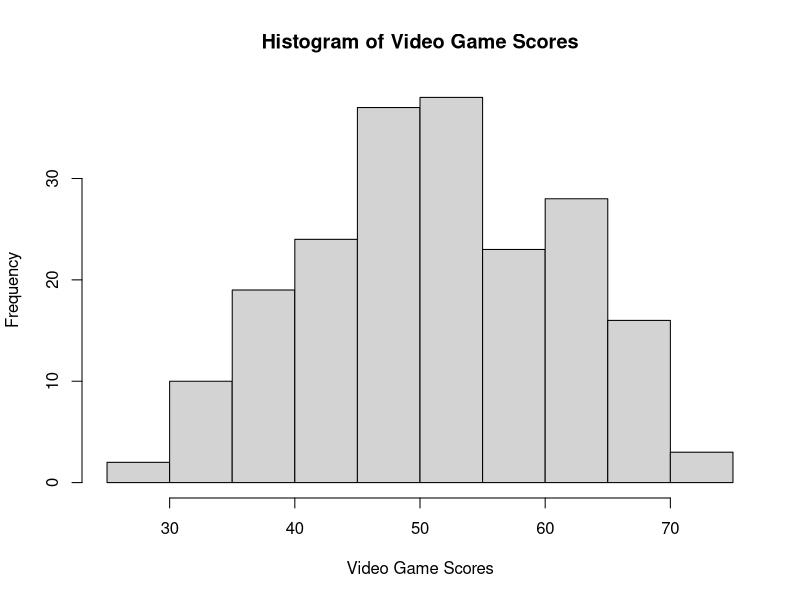
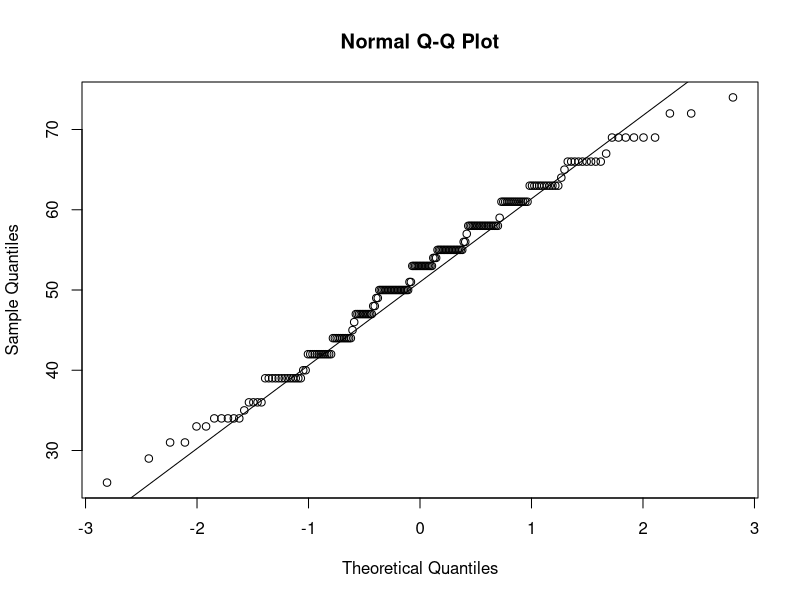

These figures' R source, in order:
## ---- chunk 1
# Load the data
data <- read.csv("Ice_cream.csv")

# Plot histogram
hist(data$video, main="Histogram of Video Game Scores", xlab="Video Game Scores")

# Plot Q-Q plot
qqnorm(data$video)
qqline(data$video)
## ---- chunk 2
# Calculate the mean and standard deviation of the sample
sample_mean <- mean(data$video)
sample_sd <- sd(data$video)

# Calculate the margin of error
margin_of_error <- qt(0.985, df = 
                        length(data$video) - 1) * (sample_sd / 
                                                     sqrt(length(data$video)))

# Construct the CI
lower_bound <- sample_mean - margin_of_error
upper_bound <- sample_mean + margin_of_error
## ---- chunk 3
# Calculate the required sample size
required_sample_size <- (qt(0.985, df = 199) * sample_sd / 3) ^ 2
## ---- chunk 4
# Bootstrap function
bootstrap_mean <- function(data, sample_size) {
  bootstrap_samples <- replicate(10000, 
                                 mean(sample(data, sample_size, replace = TRUE)))
  ci_lower <- quantile(bootstrap_samples, 0.015)
  ci_upper <- quantile(bootstrap_samples, 0.985)
  return(c(ci_lower, ci_upper))
}

# Apply bootstrap function
bootstrap_ci <- bootstrap_mean(data$video, length(data$video))
## ---- chunk 5
# Perform t-test
t_test <- t.test(data$video, mu = 50, alternative = "greater")

# Print t-test results and explanation of CI
print(t_test)
## ---- chunk 6
# Perform sign test
sign_test <- binom.test(sum(data$video > 50), 
                        length(data$video), p = 0.5, alternative = "greater")

# Perform Wilcoxon signed-rank test
wilcox_test <- wilcox.test(data$video, mu = 50, alternative = "greater")

# Test for fraction of scores less than 42
binom_test <- binom.test(sum(data$video < 42), 
                         length(data$video), p = 0.25, alternative = "less")
## ---- chunk 7
# Bootstrap test function
bootstrap_test <- function(data, num_samples) {
  bootstrap_samples <- replicate(num_samples, 
                                 min(sample(data, length(data), replace = TRUE)))
  p_value <- mean(bootstrap_samples < min(data) | bootstrap_samples > 100)
  return(p_value)
}

# Apply bootstrap test
p_value <- bootstrap_test(data$video, 10000)

# Apply Kolmogorov-Smirnov test
ks_test <- ks.test(data$video, "pnorm", mean = 50, sd = 10)
## ---- chunk 8
# Separate scores for male and female students
male_scores <- data$video[data$female == 0]
female_scores <- data$video[data$female == 1]

# Perform two-sample t-test
t_test_gender <- t.test(male_scores, female_scores, alternative = "greater")

# Perform Mann-Whitney test
mannwhitney_test <- wilcox.test(male_scores, female_scores, 
                                alternative = "greater")

# Perform Kolmogorov-Smirnov test
ks_test_gender <- ks.test(male_scores, female_scores)
## ---- chunk 9
# Investigate correlation
correlation <- cor(data$video, data$puzzle)

# Test if puzzle scores are higher than video game scores
wilcox_test_puzzle <- wilcox.test(data$puzzle, data$video, alternative = "greater")
## ---- chunk 10
# Load the data
hemoglobin_data <- read.table("hemoglobin.txt", header = TRUE)

# Create a data frame to store the combinations of rate and method
combinations <- expand.grid(rate = c(1, 2, 3, 4), method = c("A", "B"))

# Randomly assign 80 fishes to the combinations
set.seed(123)  # Set seed for reproducibility
hemoglobin_data$fish <- sample(rep(1:80, 
                                   length.out = nrow(hemoglobin_data)),
                               replace = FALSE)

# Merge the combinations with the hemoglobin data
final_data <- merge(combinations, hemoglobin_data, by = "rate", all = TRUE)
## ---- chunk 11
# Perform two-way ANOVA
anova_result <- aov(hemoglobin ~ rate * method, data = hemoglobin_data)

# Print ANOVA table
print(summary(anova_result))
## ---- chunk 12
# Calculate means for rate and method
mean_hemoglobin <- aggregate(hemoglobin ~ rate + method, 
                             data = hemoglobin_data, FUN = mean)

# Find combination yielding highest hemoglobin
max_hemoglobin <- mean_hemoglobin[which.max(mean_hemoglobin$hemoglobin), ]

# Estimate mean hemoglobin value for rate 3 by using method A
mean_hemoglobin_rate3_methodA <- 
  mean_hemoglobin$hemoglobin[which(mean_hemoglobin$rate == 3 & 
                                     mean_hemoglobin$method == "A")]

# Estimate mean hemoglobin value for each rate
mean_hemoglobin_rate <- aggregate(hemoglobin ~ rate, 
                                  data = hemoglobin_data, FUN = mean)
## ---- chunk 13
# Perform one-way ANOVA ignoring the variable method
anova_result_rate <- aov(hemoglobin ~ rate, data = hemoglobin_data)

# Print ANOVA table
print(summary(anova_result_rate))
## ---- chunk 14
# Perform Kruskal-Wallis test
kruskal_test_result <- kruskal.test(hemoglobin ~ rate, data = hemoglobin_data)

# Print Kruskal-Wallis test result
print(kruskal_test_result)
## ---- chunk 15
# Load the data
cream_data <- read.table("cream.txt", header = TRUE)

# Fit the model without interactions
model <- lm(acidity ~ starter + batch + position, data = cream_data)

# Summary of the model
summary(model)
## ---- chunk 16
# Fit the model with significant factors only
model <- lm(acidity ~ starter, data = cream_data)

# Perform ANOVA for the fixed effects model
anova_result <- anova(model)

# Print ANOVA table
print(anova_result)
## ---- chunk 17
# Convert "acidity" column to numeric
cream_data$acidity <- as.numeric(as.character(cream_data$acidity))

# Conduct the Friedman test
friedman_test_result <- friedman.test(cream_data$acidity, 
                                      cream_data$starter, cream_data$batch)

# Print the Friedman test result
print(friedman_test_result)
## ---- chunk 18
# Load the lme4 package
library(lme4)

# Fit the mixed effects model
mixed_model <- lmer(acidity ~ (1|batch) + (1|position), data = cream_data)

# Summary of the mixed effects model
summary(mixed_model)
